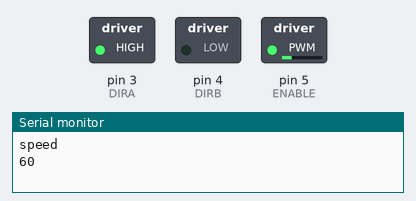
A sketch run on a simulated Arduino Uno, built with avr-gcc and run on an emulated ATmega328P. Parts: switched loads named in the sketch (green lamp = pin HIGH), the last lines printed to the serial monitor.

Above: at 0.07 s.
At 9.68 s:
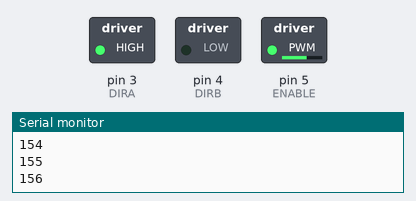
At 17.19 s:
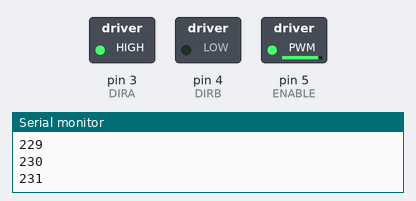
At 34.33 s:
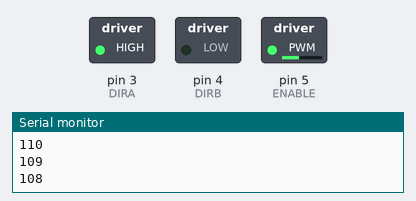
Timing chart, 0 to 40.0 s (numbered marks = the images above):
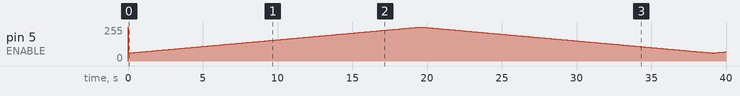

The sketch:

DC_MotorTestPWM.ino
```cpp
//www.elegoo.com
//2016.12.12

/************************
  Exercise the motor using
  the L293D chip
************************/

#define ENABLE 5
#define DIRA 3
#define DIRB 4
#define MIN_SPEED 60

int i;

void setup() {
  //---set pin direction
  pinMode(ENABLE, OUTPUT);
  pinMode(DIRA, OUTPUT);
  pinMode(DIRB, OUTPUT);
  Serial.begin(9600);
    digitalWrite(DIRA, HIGH); //one way
  digitalWrite(DIRB, LOW);
  analogWrite(ENABLE, 255);
  delay(20);
  Serial.println("speed");
}

void loop() {
  //Serial.println("PWM speed test");
  //Serial.println("Avanti");
  digitalWrite(DIRA, HIGH); //one way
  digitalWrite(DIRB, LOW);
  for (unsigned char speed = MIN_SPEED; speed < 255 ; speed++) {
    analogWrite(ENABLE, speed); //enable on
    Serial.println(speed);
    delay(100);
  }
  //Serial.println("Indietro");
  digitalWrite(DIRA, HIGH); //one way
  digitalWrite(DIRB, LOW);
  for (unsigned char speed = 255; speed > MIN_SPEED ; speed--) {
    analogWrite(ENABLE, speed); //enable on
    Serial.println(speed);
    delay(100);
  }
}
```

Measured:
- by itself, pin 5 (ENABLE): 255/255 → 60/255 at 0.02 s, → 61/255 0.10 s later, → 62/255 0.10 s later, → 63/255 0.10 s later, … (400 changes in this stretch)
